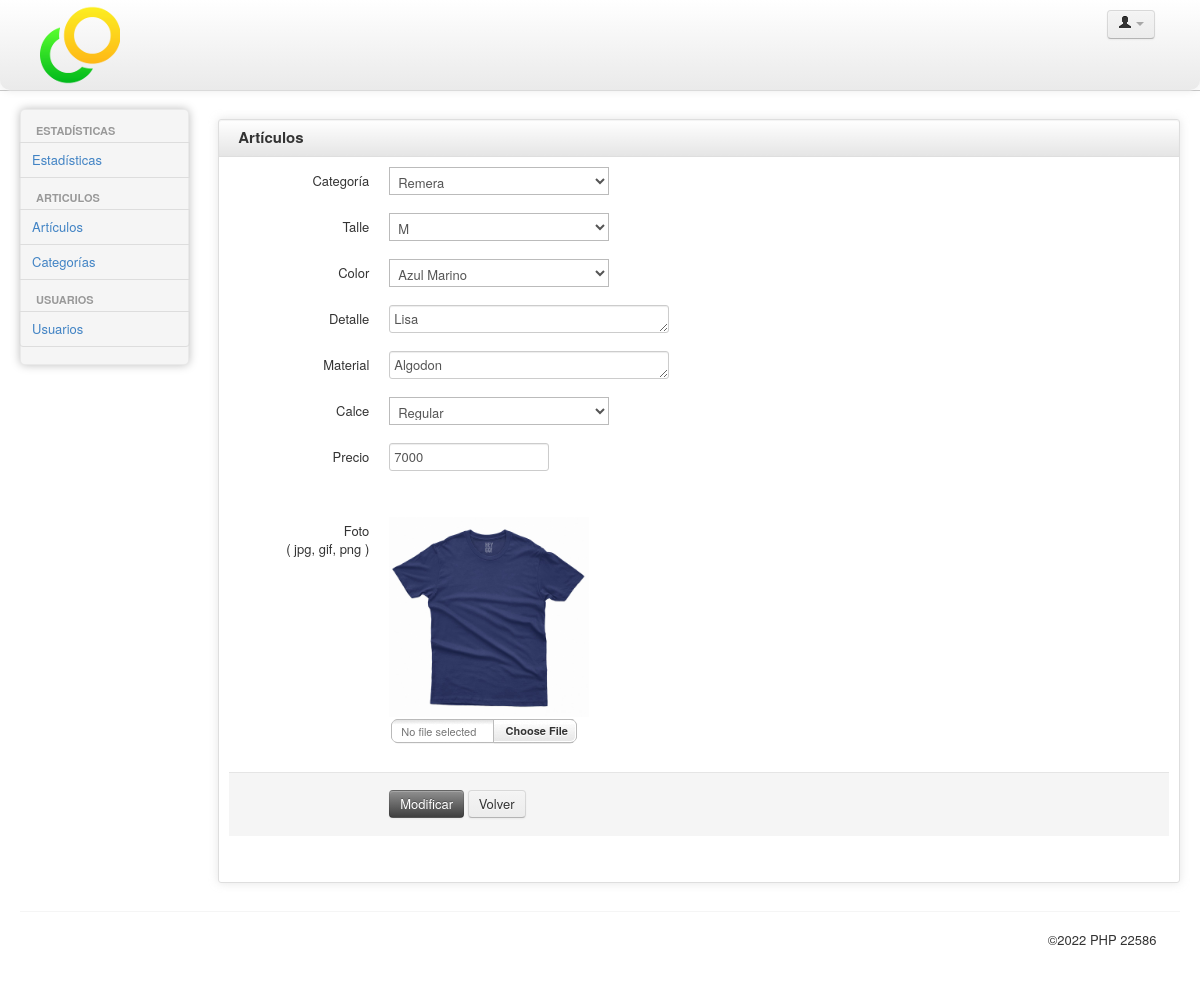
/sitio/back/articulos-editar.php?id=16&action=modificar, run on the app's committed database.
### tables this page shows
CREATE TABLE `articulos` (
  `id` int(11) NOT NULL,
  `categoria` varchar(255) NOT NULL,
  `talle` varchar(255) NOT NULL,
  `color` varchar(255) NOT NULL,
  `detalle` varchar(255) NOT NULL,
  `material` varchar(255) NOT NULL,
  `calce` varchar(255) NOT NULL,
  `precio` int(11) NOT NULL,
  `foto` varchar(255) DEFAULT NULL
);

### sitio/back/config/database.php (called while the page is built, shortened)
<?php
$mysqlSESSION_database=0;
function MySQLSESSIONDB_Open()
{
   global $mysqlSESSION_database;
   if (0==$mysqlSESSION_database)
   {
      $mysqlSESSION_database = mysqli_connect ($_SESSION['dbserver'], $_SESSION['dbusername'], $_SESSION['dbpassword'],$_SESSION['dbdatabase'])
         or $ok=FALSE;
   }
   return $mysqlSESSION_database;
}
function MySQLSESSION_ExecuteSQL($Query)
{
   $mysqlSESSION_database = MySQLSESSIONDB_Open();
   if (0!=$mysqlSESSION_database) {
      mysqli_set_charset( $mysqlSESSION_database, 'utf8');
      $Recordset = mysqli_query($mysqlSESSION_database, $Query);
   }
   return $Recordset;
}
?>

### sitio/back/articulos-editar.php (the view, shortened to what this page needs)
<?php include('header.php'); ?>
<?php
$id=$_REQUEST['id'];
$sql="select * from articulos where id=".addslashes($id);
$result = MySQLSESSION_ExecuteSQL($sql);
$row=mysqli_fetch_array($result);
?>
			<div class="row-fluid sortable">
				<div class="box span12">
					<div class="box-header well" data-original-title>
						<h2>Artículos</h2>
					</div>
				  	<div class="box-content">
                      <form class="form-horizontal" name="frm-usuarios" id="frm" method="post" enctype="multipart/form-data" action="articulos-editar.php?action=modificar">
                        <fieldset>
						<div class="control-group">
                          <label class="control-label" for="label">Categoría</label>
                          <div class="controls">
							<select name="categoria"id="selectError1"  >
							  <?php
					$sqlpais = "select * from categorias order by categoria asc";
			        $resultpais = MySQLSESSION_ExecuteSQL($sqlpais);
			        while ($rowpais = mysqli_fetch_array($resultpais)) {
					if  ($rowpais['categoria'] == $row['categoria']) {
					?>
                              <option value="<?php echo $rowpais['categoria']; ?>" selected="selected"><?php echo $rowpais['categoria']; ?></option>
                              <?php }else{ ?>
                              <option value="<?php echo $rowpais['categoria']; ?>" ><?php echo $rowpais['categoria']; ?></option>
                              <?php } } ?>
                            </select>
                          </div>
                        </div>
             <div class="control-group">
                          <label class="control-label" for="label">Talle</label>
                          <div class="controls">
							<select name="talle"id="selectError1"  >
							  <?php
					$sqlpais = "select * from talles order by talle asc";
			        $resultpais = MySQLSESSION_ExecuteSQL($sqlpais);
			        while ($rowpais = mysqli_fetch_array($resultpais)) {
					if  ($rowpais['talle'] == $row['talle']) {
					?>
                              <option value="<?php echo $rowpais['talle']; ?>" selected="selected"><?php echo $rowpais['talle']; ?></option>
                              <?php }else{ ?>
                              <option value="<?php echo $rowpais['talle']; ?>" ><?php echo $rowpais['talle']; ?></option>
                              <?php } } ?>
                            </select>
                          </div>
                        </div>
              <div class="control-group">
                          <label class="control-label" for="label">Color</label>
                          <div class="controls">
							<select name="color"id="selectError1"  >
							  <?php
					$sqlpais = "select * from colores order by color asc";
			        $resultpais = MySQLSESSION_ExecuteSQL($sqlpais);
			        while ($rowpais = mysqli_fetch_array($resultpais)) {
					if  ($rowpais['color'] == $row['color']) {
					?>
                              <option value="<?php echo $rowpais['color']; ?>" selected="selected"><?php echo $rowpais['color']; ?></option>
                              <?php }else{ ?>
                              <option value="<?php echo $rowpais['color']; ?>" ><?php echo $rowpais['color']; ?></option>
                              <?php } } ?>
                            </select>
                          </div>
                        </div>
      <div class="control-group">
                          <label class="control-label" for="focusedInput">Detalle</label>
                          <div class="controls">
                            <textarea name="detalle" rows="1" class="input-xlarge focused" id="focusedInput"  ><?php echo $row['detalle']; ?></textarea>
                          </div>
                        </div>
      <div class="control-group">
                          <label class="control-label" for="focusedInput">Material</label>
                          <div class="controls">
                            <textarea name="material" rows="1" class="input-xlarge focused" id="focusedInput"  ><?php echo $row['material']; ?></textarea>
                          </div>
                        </div>
  <div class="control-group">
                          <label class="control-label" for="label">Calce</label>
                          <div class="controls">
							<select name="calce"id="selectError1"  >
							  <?php
					$sqlpais = "select * from calces order by calce asc";
			        $resultpais = MySQLSESSION_ExecuteSQL($sqlpais);
			        while ($rowpais = mysqli_fetch_array($resultpais)) {
					if  ($rowpais['calce'] == $row['calce']) {
					?>
                              <option value="<?php echo $rowpais['calce']; ?>" selected="selected"><?php echo $rowpais['calce']; ?></option>
                              <?php }else{ ?>
                              <option value="<?php echo $rowpais['calce']; ?>" ><?php echo $rowpais['calce']; ?></option>
                              <?php } } ?>
                            </select>
                          </div>
                        </div>
            <div class="control-group">
                          <label class="control-label" for="label">Precio</label>
                          <div class="controls">
                             <input name="precio" type="number" class="input-medium focused" id="focusedInput" value="<?php echo $row['precio']; ?>" >
                          </div>
                        </div>
						<div class="control-group">
                          <label class="control-label" type="hidden" for="focusedInput"></label>
                        </div>
           <div class="control-group">
                          <label class="control-label" for="label">Foto<br> ( jpg, gif, png )</label>
                          <div class="controls">
						   <?php if ($row['foto'] != NULL)  { ?>
						   <img  style=" max-width:200px;" src="../uploads/<?php echo $row['foto']; ?>" >
										<?php }else{ ?>
										Foto no disponible
										<?php } ?>
										<p><input name="foto" type="file" class="input-file uniform_on" id="fileInput"></p>
                          </div>
                        </div>
                        <div class="form-actions">
                          <input name="Modificar"  type="submit" class="btn btn-primary" value="Modificar" />
                          <input name="Volver"  type="button" class="btn" value="Volver" onclick="location.href='articulos.php';" />
                          </div>
                        </fieldset>
                      </form>
				   </div>
				</div>
			</div>
<?php include('footer.php'); ?>

### sitio/back/css/charisma-app.css (style rules this page uses)
select { background-color:#fff; }
.box { border: 1px solid #DEDEDE; border-radius:3px; -webkit-border-radius:3px; -moz-border-radius:3px; margin-top: 10px; margin-bottom: 10px ; box-shadow: 0 0 10px rgba(189, 189, 189, 0.4); -webkit-box-shadow: 0 0 10px rgba(189, 189, 189, 0.4); -moz-box-shadow: 0 0 10px rgba(189, 189, 189, 0.4); }
.box-header { border:none; padding-top:5px; border-bottom: 1px solid #DEDEDE; border-radius:3px 3px 0 0; -webkit-border-radius:3px 3px 0 0; -moz-border-radius:3px 3px 0 0; height:12px; min-height:12px; margin-bottom: 0; cursor:move; font-weight:bold; font-size:16px; background: -moz-linear-gradient(top, rgba(255,255,255,0) 0%, rgba(0,0,0,0.1) 100%); background: -webkit-gradient(linear, left top, left bottom, color-stop(0%,rgba(255,255,255,0)), color-stop(100%,rgba(0,0,0,0.1))); background: -webkit-linear-gradient(top, rgba(255,255,255,0) 0%,rgba(0,0,0,0.1) 100%); background: -o-linear-gradient(top, rgba(255,255,255,0) 0%,rgba(0,0,0,0.1) 100%); background: -ms-linear-gradient(top, rgba(255,255,255,0) 0%,rgba(0,0,0,0.1) 100%); background: linear-gradient(to bottom, rgba(255,255,255,0) 0%,rgba(0,0,0,0.1) 100%); filter: progid:DXImageTransform.Microsoft.gradient( startColorstr='#00ffffff', endColorstr='#1a000000',GradientType=0 ); }
.box-header h2 { font-size:15px; width:auto; clear:none; float:left; line-height:25px; white-space: nowrap; }
.box-content { padding:10px; }

### sitio/back/header.php (style rules this page uses)
body { padding-bottom: 40px; }

### data on the page
articulos: detalle "Lisa", material "Algodon", precio "7000", foto (picture)

### other printed values
form field categoria "Remera"
form field talle "M"
form field color "Azul Marino"
form field calce "Regular"
